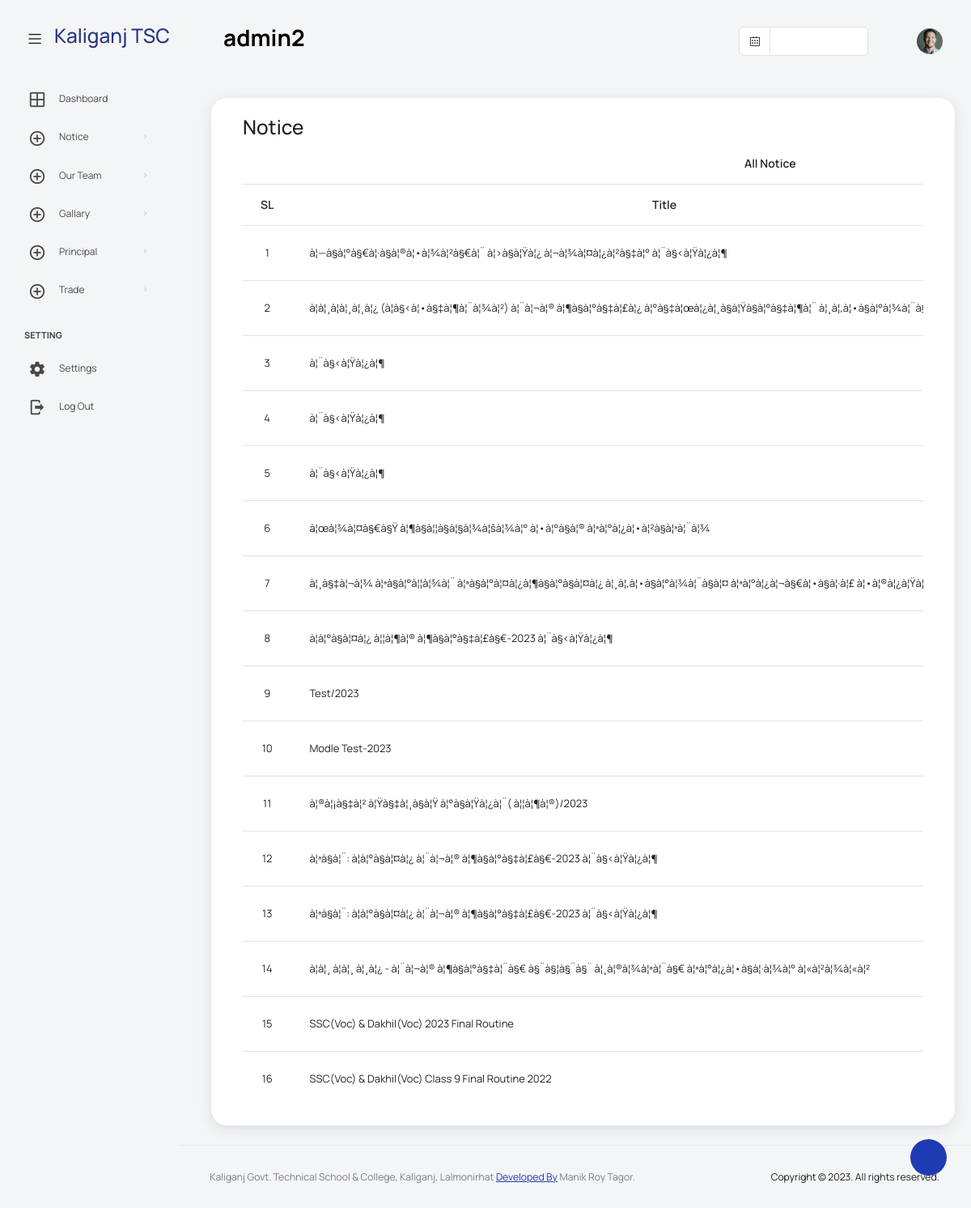
The app's page /admin/gallary-list.php (signed in) with its own data.
### tables this page shows
CREATE TABLE `notice_tbl` (
  `id` int(11) NOT NULL,
  `title` varchar(255) NOT NULL,
  `file_name` varchar(255) NOT NULL,
  `descrip` varchar(255) NOT NULL,
  `isActive` int(11) NOT NULL,
  `dated` date NOT NULL DEFAULT current_timestamp()
);

### lib/Database.php (called while the page is built, shortened)
<?php
Class Database{
public $host   = DB_HOST;
public $user   = DB_USER;
public $pass   = DB_PASS;
public $dbname = DB_NAME;
public $link;
private function connectDB(){
$this->link = new mysqli($this->host, $this->user, $this->pass,
$this->dbname);
}
public function select($query){
$result = $this->link->query($query) or
die($this->link->error.__LINE__);
if($result->num_rows > 0){
return $result;
} else {
return false;
}
}
}
?>

### classes/Notice.php (called while the page is built, shortened)
<?php
$filepath = realpath(dirname(__FILE__));
include_once $filepath . '/../lib/Database.php';
?>
<?php
class Notice{
	private $db;
	function __construct() {
		$this->db = new Database();
	}
	public function getAllNotice() {
		$query = "SELECT * FROM notice_tbl ORDER BY id DESC";
		$result = $this->db->select($query);
		return $result;
	}
}
?>

### admin/gallary-list.php (the view, shortened to what this page needs)
<?php
include '../classes/Notice.php';
$notice = new Notice();
?>
<?php include("inc/header.php"); ?>
<?php include("inc/menubar.php"); ?>
<div class="container-fluid page-body-wrapper">
    <?php include("inc/theme_setting.php"); ?>
    <?php include("inc/left_sidebar.php"); ?>
    <div class="main-panel">
        <div class="content-wrapper">
            <div class="row">
                <div class="card">
                    <div class="card-body">
                        <h3>Notice</h3>
                        <div class="table-responsive">
                            <table class="table table-hover" id="example">
                                <thead>
                                    <tr style="width: 100%;">
                                        <th colspan="6" class="text-center">All Notice</th>
                                    </tr>
                                    <tr style="width: 100%;">
                                        <th class="text-center">SL</th>
                                        <th class="text-center">Title</th>
                                    </tr>
                                </thead>
                                <tbody>
                                    <?php
									$AllNotice = $notice->getAllNotice();
									if($AllNotice){
										$i=0;
									while ($row = $AllNotice->fetch_assoc()) {
										$i++;
								?>
                                    <tr class="odd gradeX" style="width: 100%;">
                                        <td class="text-center"><?php echo $i; ?></td>
                                        <td class="center"><?php echo $row['title']; ?></td>
                                    </tr>
                                    <?php	} }?>
                                </tbody>
                            </table>
                        </div>
                    </div>
                </div>
            </div>
        </div>
        <?php include("inc/footer.php"); ?>

### records on screen
notice_tbl: title "à¦—à§à¦°à§€à¦·à§à¦®à¦•à¦¾à¦²à§€à¦¨ à¦›à§à¦Ÿà¦¿ à¦¬à¦¾à¦¤à¦¿à¦²à§‡à¦° à¦¨à§‹à¦Ÿà¦¿à¦¶"
notice_tbl: title "à¦à¦¸à¦à¦¸à¦¸à¦¿ (à¦­à§‹à¦•à§‡à¦¶à¦¨à¦¾à¦²) à¦¨à¦¬à¦® à¦¶à§à¦°à§‡à¦£à¦¿ à¦°à§‡à¦œà¦¿à¦¸à§à¦Ÿà§à¦°à§‡à¦¶à¦¨…"
notice_tbl: title "à¦¨à§‹à¦Ÿà¦¿à¦¶"
notice_tbl: title "à¦¨à§‹à¦Ÿà¦¿à¦¶"
notice_tbl: title "à¦¨à§‹à¦Ÿà¦¿à¦¶"
notice_tbl: title "à¦œà¦¾à¦¤à§€à§Ÿ à¦¶à§à¦¦à§à¦§à¦¾à¦šà¦¾à¦° à¦•à¦°à§à¦® à¦ªà¦°à¦¿à¦•à¦²à§à¦ªà¦¨à¦¾"
notice_tbl: title "à¦¸à§‡à¦¬à¦¾ à¦ªà§à¦°à¦¦à¦¾à¦¨ à¦ªà§à¦°à¦¤à¦¿à¦¶à§à¦°à§à¦¤à¦¿ à¦¸à¦‚à¦•à§à¦°à¦¾à¦¨à§à¦¤ à¦ªà¦°à¦¿à¦¬à§€à¦•à§à¦·à¦£…"
notice_tbl: title "à¦­à¦°à§à¦¤à¦¿ à¦¦à¦¶à¦® à¦¶à§à¦°à§‡à¦£à§€-2023 à¦¨à§‹à¦Ÿà¦¿à¦¶"
notice_tbl: title "Test/2023"
notice_tbl: title "Modle Test-2023"
notice_tbl: title "à¦®à¦¡à§‡à¦² à¦Ÿà§‡à¦¸à§à¦Ÿ à¦°à§à¦Ÿà¦¿à¦¨( à¦¦à¦¶à¦®)/2023"
notice_tbl: title "à¦ªà§à¦¨: à¦­à¦°à§à¦¤à¦¿ à¦¨à¦¬à¦® à¦¶à§à¦°à§‡à¦£à§€-2023 à¦¨à§‹à¦Ÿà¦¿à¦¶"
notice_tbl: title "à¦ªà§à¦¨: à¦­à¦°à§à¦¤à¦¿ à¦¨à¦¬à¦® à¦¶à§à¦°à§‡à¦£à§€-2023 à¦¨à§‹à¦Ÿà¦¿à¦¶"
notice_tbl: title "à¦à¦¸ à¦à¦¸ à¦¸à¦¿ - à¦¨à¦¬à¦® à¦¶à§à¦°à§‡à¦¨à§€ à§¨à§¦à§¨à§¨ à¦¸à¦®à¦¾à¦ªà¦¨à§€ à¦ªà¦°à¦¿à¦•à§à¦·à¦¾à¦° à¦«à¦²à¦¾à¦«à¦²"
notice_tbl: title "SSC(Voc) & Dakhil(Voc) 2023 Final Routine"
notice_tbl: title "SSC(Voc) & Dakhil(Voc) Class 9 Final Routine 2022"

### other values on screen
$Admin = Session::get("adminUserName") "admin2"
